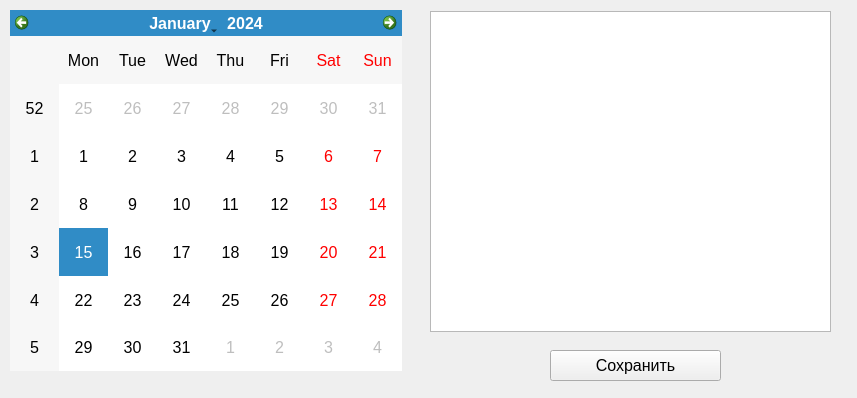
<?xml version="1.0" encoding="UTF-8"?>
<ui version="4.0">
 <class>cal</class>
 <widget class="QWidget" name="cal">
  <property name="geometry">
   <rect>
    <x>0</x>
    <y>0</y>
    <width>857</width>
    <height>398</height>
   </rect>
  </property>
  <property name="font">
   <font>
    <pointsize>12</pointsize>
   </font>
  </property>
  <property name="windowTitle">
   <string>Form</string>
  </property>
  <widget class="QTextEdit" name="txtEventList">
   <property name="geometry">
    <rect>
     <x>430</x>
     <y>11</y>
     <width>401</width>
     <height>321</height>
    </rect>
   </property>
   <property name="font">
    <font>
     <pointsize>12</pointsize>
    </font>
   </property>
  </widget>
  <widget class="QCalendarWidget" name="calWidget">
   <property name="geometry">
    <rect>
     <x>10</x>
     <y>10</y>
     <width>392</width>
     <height>361</height>
    </rect>
   </property>
  </widget>
  <widget class="QPushButton" name="btnSave">
   <property name="geometry">
    <rect>
     <x>550</x>
     <y>350</y>
     <width>171</width>
     <height>31</height>
    </rect>
   </property>
   <property name="text">
    <string>Сохранить</string>
   </property>
  </widget>
 </widget>
 <resources/>
 <connections/>
</ui>
